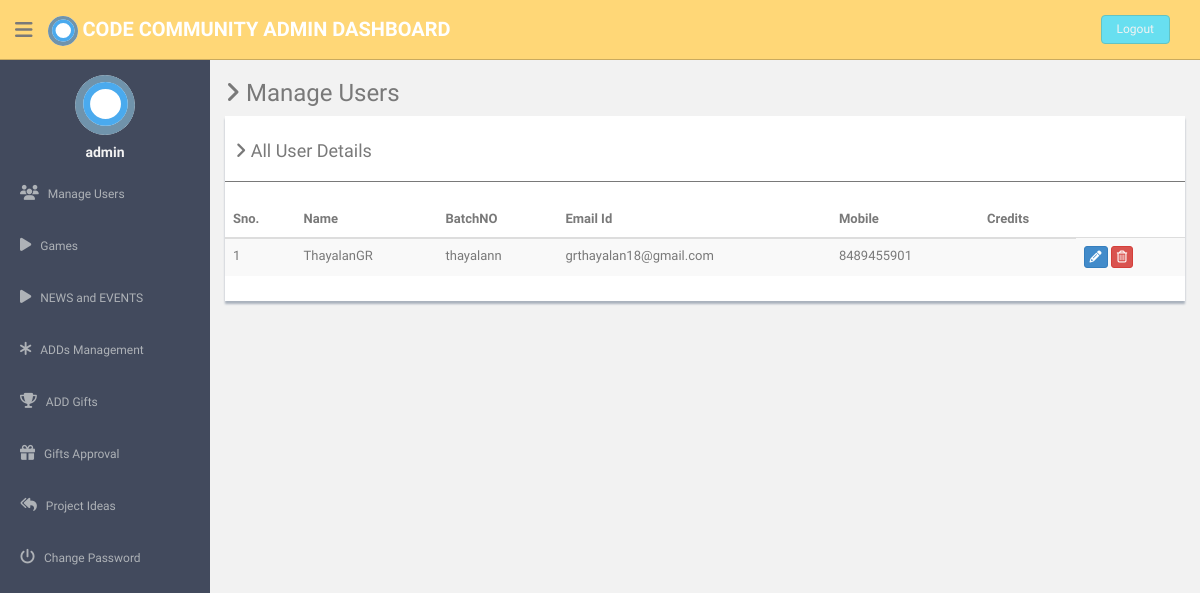
The page /admin/manage-users.php (signed in) on the database as committed earlier.
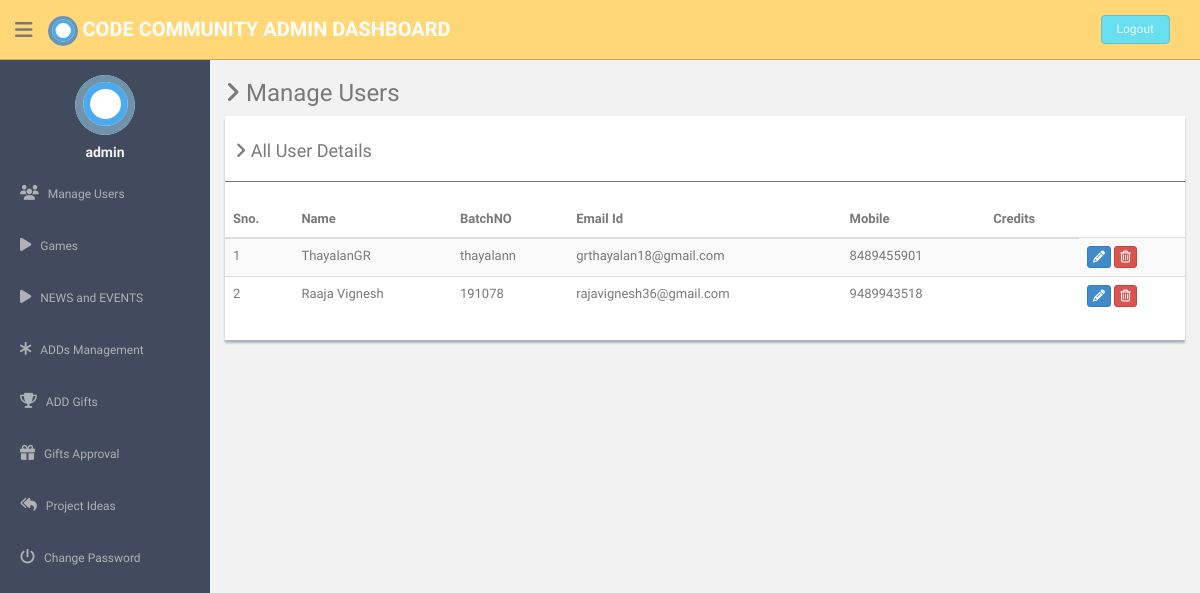
The same page on the database as committed later.
### tables this page shows
CREATE TABLE `user` (
  `user_id` int(11) NOT NULL,
  `role_id` int(11) NOT NULL,
  `name` varchar(255) NOT NULL,
  `birthdate` date NOT NULL,
  `gender` varchar(255) NOT NULL,
  `email` varchar(255) NOT NULL,
  `mobile` varchar(12) DEFAULT NULL,
  `password` varchar(255) NOT NULL,
  `activationcode` varchar(255) NOT NULL,
  `forgetpasswordcode` varchar(255) NOT NULL,
  `batchno` varchar(255) NOT NULL,
  `upload_image` varchar(255) NOT NULL,
  `active` int(11) NOT NULL DEFAULT '0',
  `interest` varchar(255) NOT NULL,
  `exception` varchar(255) DEFAULT NULL
);

### admin/manage-users.php (the view, shortened to what this page needs)
<?php
include('dbconnection.php');
?><!DOCTYPE html>
<html lang="en">
  <head>
    <link href="assets/css/bootstrap.css" rel="stylesheet">
    <link href="assets/font-awesome/css/font-awesome.css" rel="stylesheet" />
    <link href="assets/css/style.css" rel="stylesheet">
    <link href="assets/css/style-responsive.css" rel="stylesheet">
  </head>
  <body>
  <section id="container" >
  <?php include('./header.php'); ?>
        <?php include('./sidebar.php'); ?>
      <section id="main-content">
          <section class="wrapper">
          	<h3><i class="fa fa-angle-right"></i> Manage Users</h3>
				<div class="row">
                  <div class="col-md-12">
                      <div class="content-panel">
                          <table class="table table-striped table-advance table-hover">
	                  	  	  <h4><i class="fa fa-angle-right"></i> All User Details </h4>
	                  	  	  <hr>
                              <thead>
                              <tr>
                                  <th>Sno.</th>
                                  <th class="hidden-phone">Name</th>
                                  <th> BatchNO</th>
                                  <th> Email Id</th>
                                  <th> Mobile</th>
                                  <th> Credits</th>
                              </tr>
                              </thead>
                              <tbody>
                              <?php $ret=mysqli_query($con,"select * from user");
							  $cnt=1;
							  while($row=mysqli_fetch_array($ret))
							  {?>
                              <tr>
                              <td><?php echo $cnt;?></td>
                              <td><?php echo $row['name'];?></td>
                                  <td><?php echo $row['batchno'];?></td>
                                  <td><?php echo $row['email'];?></td>
                                  <td><?php echo $row['mobile'];?></td>
                                  <td><?php ?></td>
                                  <td>
                                     <a href="update-profile.php?uid=<?php echo $row['user_id'];?>">
                                     <button class="btn btn-primary btn-xs"><i class="fa fa-pencil"></i></button></a>
                                     <a href="manage-users.php?id=<?php echo $row['user_id'];?>">
                                     <button class="btn btn-danger btn-xs" onClick="return confirm('Do you really want to delete');"><i class="fa fa-trash-o "></i></button></a>
                                  </td>
                              </tr>
                              <?php $cnt=$cnt+1; }?>
                              </tbody>
                          </table>
                      </div>
                  </div>
              </div>
		</section>
      </section>
      </section>
  </body>
</html>

### admin/header.php (shortened to what this page needs)
<header class="header black-bg">
              <div class="sidebar-toggle-box">
                  <div class="fa fa-bars tooltips" data-placement="right" data-original-title="Toggle Navigation"></div>
              </div>
            <a href="#" class="logo"><img src="assets/img/dccLogo.svg" style="width:30px;"><b> Code Community  Admin Dashboard</b></a>
            <div class="top-menu">
            	<ul class="nav pull-right top-menu">
                    <li><a class="logout" href="logout.php">Logout</a></li>
            	</ul>
            </div>
        </header>

### admin/sidebar.php (shortened to what this page needs)
<aside>
          <div id="sidebar"  class="nav-collapse ">
              <ul class="sidebar-menu" id="nav-accordion">
              	  <p class="centered"><a href="#"><img src="assets/img/dccLogo.svg" class="img-circle" width="60"></a></p>
              	  <h5 class="centered"><?php echo $_SESSION['adminlogin'];?></h5>
                  <li class="sub-menu">
                      <a href="manage-users.php" >
                          <i class="fa fa-users"></i>
                          <span>Manage Users</span>
                      </a>
                  </li>
                  <li class="sub-menu">
                  <a   id="dropdownMenuLink" data-toggle="dropdown" aria-haspopup="false" aria-expanded="true"  href="addgames.php">
                     <i class="fa fa-play"></i> <span>Games</span>
                      </a>
                </li>
                <li class="sub-menu">
                <a   id="dropdownMenuLink" data-toggle="dropdown" aria-haspopup="false" aria-expanded="true"  href="addgames.php">
                   <i class="fa fa-play"></i> <span>NEWS and EVENTS</span>
                    </a>
              </li>
                <li class="sub-menu">
                      <a href="addmanagement.php">
                          <i class="fa fa-asterisk"></i>
                          <span>ADDs Management</span>
                      </a>
                  </li>
                  <li class="sub-menu">
                      <a href="addgifts.php">
                          <i class="fa fa-trophy"></i>
                          <span>ADD Gifts</span>
                      </a>
                  </li>
                  <li class="sub-menu">
                      <a href="giftsapproval.php">
                          <i class="fa fa-gift"></i>
                          <span>Gifts Approval</span>
                      </a>
                  </li>
                  <li class="sub-menu">
                      <a href="comments.php">
                          <i class="fa fa-mail-reply-all"></i>
                          <span>Project Ideas</span>
                      </a>
                  </li>
                  <li class="sub-menu">
                      <a href="change-password.php">
                          <i class="fa fa-power-off"></i>
                          <span>Change Password</span>
                      </a>
                  </li>
              </ul>
          </div>
      </aside>

### admin/assets/css/style.css (style rules this page uses)
body { color: #797979; background: #f2f2f2; font-family: 'Ruda', sans-serif; padding: 0px !important; margin: 0px !important; font-size:13px; }
ul li { list-style: none; }
a, a:hover, a:focus { text-decoration: none; outline: none; }
#container { width: 100%; height: 100%; }
hr { margin-top: 20px; margin-bottom: 20px; border: 0; border-top: 1px solid #797979; }
.centered { text-align: center; }
ul.top-menu > li > .logout { color: #f2f2f2; font-size: 12px; border-radius: 4px; -webkit-border-radius: 4px; border: 1px solid #64c3c2 !important; padding: 5px 15px; margin-right: 15px; background: #68dff0; margin-top: 15px; }
#sidebar { width: 210px; height: 100%; position: fixed; background: #424a5d; }
#sidebar h5 { color: #f2f2f2; font-weight: 700; }
#sidebar ul li { position: relative; }
ul.sidebar-menu , ul.sidebar-menu li ul.sub { margin: -2px 0 0; padding: 0; }
ul.sidebar-menu { margin-top: 75px; }
ul.sidebar-menu li { margin-bottom: 5px; margin-left:10px; margin-right:10px; }
ul.sidebar-menu li.sub-menu { line-height: 15px; }
ul.sidebar-menu li a span { display: inline-block; }
ul.sidebar-menu li a { color: #aeb2b7; text-decoration: none; display: block; padding: 15px 0 15px 10px; font-size: 12px; outline: none; -webkit-transition: all 0.3s ease; -moz-transition: all 0.3s ease; -o-transition: all 0.3s ease; -ms-transition: all 0.3s ease; transition: all 0.3s ease; }
ul.sidebar-menu li a i { font-size: 15px; padding-right: 6px; }
#main-content { margin-left: 210px; }
.header, .footer { min-height: 60px; padding: 0 15px; }
.header { position: fixed; left: 0; right: 0; z-index: 1002; }
.black-bg { background: #ffd777; border-bottom: 1px solid #c9aa5f; }
.wrapper { display: inline-block; margin-top: 60px; padding-left: 15px; padding-right: 15px; padding-bottom: 15px; padding-top: 0px; width: 100%; }
a.logo { font-size: 20px; color: #ffffff; float: left; margin-top: 15px; text-transform: uppercase; }
a.logo b { font-weight: 900; }
#top_menu .nav > li, ul.top-menu > li { float: left; }
ul.top-menu > li > a { color: #666666; font-size: 16px; border-radius: 4px; -webkit-border-radius: 4px; border:1px solid #666666 !important; padding: 2px 6px; margin-right: 15px; }
.sidebar-toggle-box { float: left; padding-right: 15px; margin-top: 20px; }
.sidebar-toggle-box .fa-bars { cursor: pointer; display: inline-block; font-size: 20px; }
.content-panel { background: #ffffff; box-shadow: 0px 3px 2px #aab2bd; padding-top: 15px; padding-bottom: 5px; }
.content-panel h4 { margin-left: 10px; }

### admin/header.php (style rules this page uses)
body { color: #797979; background: #f2f2f2; font-family: 'Ruda', sans-serif; padding: 0px !important; margin: 0px !important; font-size:13px; }

Rows that differ between the two databases and show on the page:
added user: name "Raaja Vignesh", batchno "191078", email "rajavignesh36@gmail.com", mobile "9489943518"
